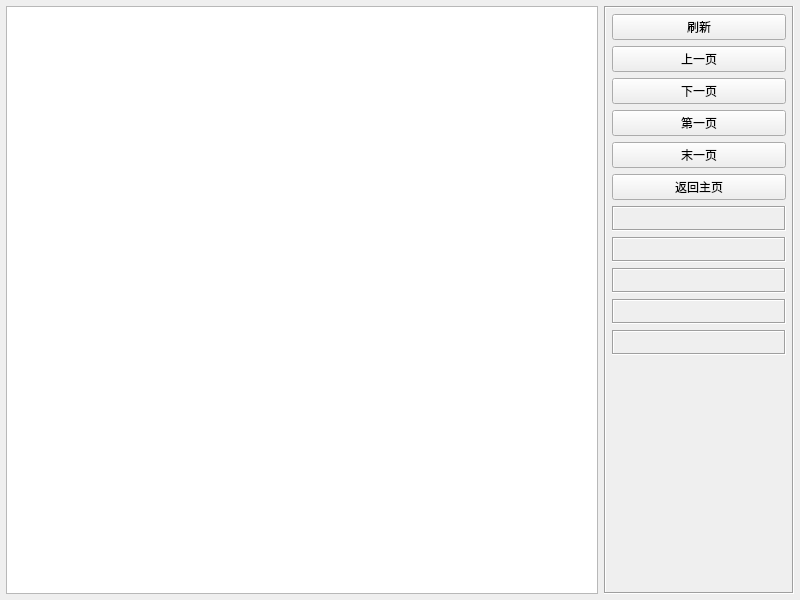
<?xml version="1.0" encoding="UTF-8"?>
<ui version="4.0">
 <class>History</class>
 <widget class="QWidget" name="History">
  <property name="geometry">
   <rect>
    <x>0</x>
    <y>0</y>
    <width>800</width>
    <height>600</height>
   </rect>
  </property>
  <property name="windowTitle">
   <string>Form</string>
  </property>
  <layout class="QHBoxLayout" name="horizontalLayout">
   <property name="leftMargin">
    <number>6</number>
   </property>
   <property name="topMargin">
    <number>6</number>
   </property>
   <property name="rightMargin">
    <number>6</number>
   </property>
   <property name="bottomMargin">
    <number>6</number>
   </property>
   <item>
    <widget class="QSplitter" name="splitter">
     <property name="orientation">
      <enum>Qt::Vertical</enum>
     </property>
     <property name="opaqueResize">
      <bool>false</bool>
     </property>
     <widget class="QTableView" name="tableMain">
      <property name="styleSheet">
       <string notr="true"/>
      </property>
     </widget>
    </widget>
   </item>
   <item>
    <widget class="QFrame" name="frameBottom">
     <property name="minimumSize">
      <size>
       <width>190</width>
       <height>0</height>
      </size>
     </property>
     <property name="maximumSize">
      <size>
       <width>190</width>
       <height>16777215</height>
      </size>
     </property>
     <property name="frameShape">
      <enum>QFrame::Box</enum>
     </property>
     <property name="frameShadow">
      <enum>QFrame::Sunken</enum>
     </property>
     <layout class="QVBoxLayout" name="verticalLayout">
      <property name="leftMargin">
       <number>6</number>
      </property>
      <property name="topMargin">
       <number>6</number>
      </property>
      <property name="rightMargin">
       <number>6</number>
      </property>
      <property name="bottomMargin">
       <number>6</number>
      </property>
      <item>
       <widget class="QPushButton" name="btnSelect">
        <property name="minimumSize">
         <size>
          <width>80</width>
          <height>0</height>
         </size>
        </property>
        <property name="text">
         <string>刷新</string>
        </property>
       </widget>
      </item>
      <item>
       <widget class="QPushButton" name="btnPre">
        <property name="minimumSize">
         <size>
          <width>50</width>
          <height>0</height>
         </size>
        </property>
        <property name="text">
         <string>上一页</string>
        </property>
        <property name="iconSize">
         <size>
          <width>18</width>
          <height>18</height>
         </size>
        </property>
       </widget>
      </item>
      <item>
       <widget class="QPushButton" name="btnNext">
        <property name="minimumSize">
         <size>
          <width>50</width>
          <height>0</height>
         </size>
        </property>
        <property name="text">
         <string>下一页</string>
        </property>
        <property name="iconSize">
         <size>
          <width>18</width>
          <height>18</height>
         </size>
        </property>
       </widget>
      </item>
      <item>
       <widget class="QPushButton" name="btnFirst">
        <property name="minimumSize">
         <size>
          <width>50</width>
          <height>0</height>
         </size>
        </property>
        <property name="text">
         <string>第一页</string>
        </property>
        <property name="iconSize">
         <size>
          <width>18</width>
          <height>18</height>
         </size>
        </property>
       </widget>
      </item>
      <item>
       <widget class="QPushButton" name="btnLast">
        <property name="minimumSize">
         <size>
          <width>50</width>
          <height>0</height>
         </size>
        </property>
        <property name="text">
         <string>末一页</string>
        </property>
        <property name="iconSize">
         <size>
          <width>18</width>
          <height>18</height>
         </size>
        </property>
       </widget>
      </item>
      <item>
       <widget class="QPushButton" name="btnReturn">
        <property name="minimumSize">
         <size>
          <width>50</width>
          <height>0</height>
         </size>
        </property>
        <property name="text">
         <string>返回主页</string>
        </property>
        <property name="iconSize">
         <size>
          <width>18</width>
          <height>18</height>
         </size>
        </property>
       </widget>
      </item>
      <item>
       <widget class="QLabel" name="labPageCount">
        <property name="minimumSize">
         <size>
          <width>0</width>
          <height>25</height>
         </size>
        </property>
        <property name="frameShape">
         <enum>QFrame::Box</enum>
        </property>
        <property name="frameShadow">
         <enum>QFrame::Sunken</enum>
        </property>
        <property name="text">
         <string/>
        </property>
        <property name="alignment">
         <set>Qt::AlignCenter</set>
        </property>
       </widget>
      </item>
      <item>
       <widget class="QLabel" name="labResultCount">
        <property name="minimumSize">
         <size>
          <width>0</width>
          <height>25</height>
         </size>
        </property>
        <property name="frameShape">
         <enum>QFrame::Box</enum>
        </property>
        <property name="frameShadow">
         <enum>QFrame::Sunken</enum>
        </property>
        <property name="text">
         <string/>
        </property>
        <property name="alignment">
         <set>Qt::AlignCenter</set>
        </property>
       </widget>
      </item>
      <item>
       <widget class="QLabel" name="labPageCurrent">
        <property name="minimumSize">
         <size>
          <width>0</width>
          <height>25</height>
         </size>
        </property>
        <property name="frameShape">
         <enum>QFrame::Box</enum>
        </property>
        <property name="frameShadow">
         <enum>QFrame::Sunken</enum>
        </property>
        <property name="text">
         <string/>
        </property>
        <property name="alignment">
         <set>Qt::AlignCenter</set>
        </property>
       </widget>
      </item>
      <item>
       <widget class="QLabel" name="labResultCurrent">
        <property name="minimumSize">
         <size>
          <width>0</width>
          <height>25</height>
         </size>
        </property>
        <property name="frameShape">
         <enum>QFrame::Box</enum>
        </property>
        <property name="frameShadow">
         <enum>QFrame::Sunken</enum>
        </property>
        <property name="text">
         <string/>
        </property>
        <property name="alignment">
         <set>Qt::AlignCenter</set>
        </property>
       </widget>
      </item>
      <item>
       <widget class="QLabel" name="labResult">
        <property name="minimumSize">
         <size>
          <width>0</width>
          <height>25</height>
         </size>
        </property>
        <property name="frameShape">
         <enum>QFrame::Box</enum>
        </property>
        <property name="frameShadow">
         <enum>QFrame::Sunken</enum>
        </property>
        <property name="text">
         <string/>
        </property>
        <property name="alignment">
         <set>Qt::AlignCenter</set>
        </property>
       </widget>
      </item>
      <item>
       <spacer name="verticalSpacer">
        <property name="orientation">
         <enum>Qt::Vertical</enum>
        </property>
        <property name="sizeHint" stdset="0">
         <size>
          <width>20</width>
          <height>40</height>
         </size>
        </property>
       </spacer>
      </item>
     </layout>
    </widget>
   </item>
  </layout>
 </widget>
 <resources/>
 <connections/>
</ui>
